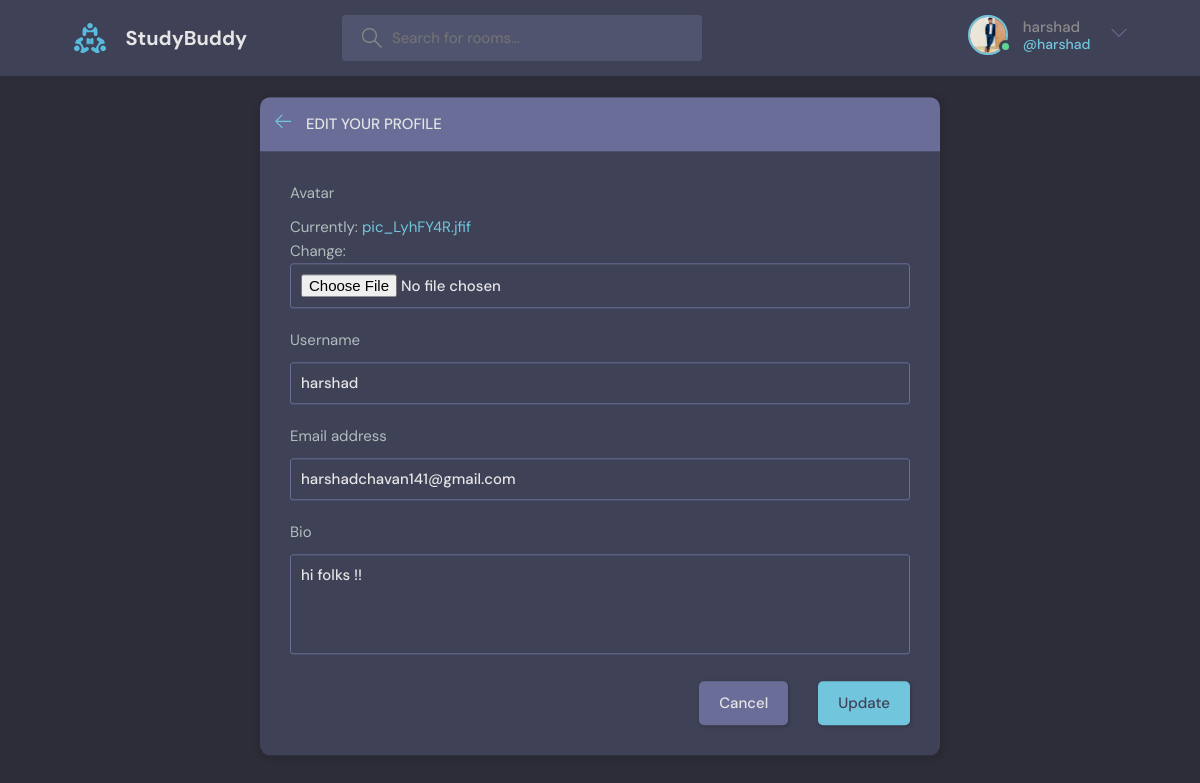
The page /update_user (signed in) on the database its author committed.
### base/models.py (models this page shows)
class User(AbstractUser):
    bio = models.TextField(null=True)
    avatar = models.ImageField(null=True,default="avatar.svg")

### base/views.py (the view)
# urls.py: path('update_user',views.updateUser,name="update_user"),
@login_required(login_url="login")
def updateUser(request):
    user = request.user
    form = UserForm(instance=user)
    if request.method == "POST":
        form = UserForm(request.POST, request.FILES, instance=user)
        form.save()
        return redirect("user_profile", pk=user.id)
    context = {"form": form}
    return render(request, "base/update_user.html", context)

### base/forms.py
class UserForm(ModelForm):
    class Meta:
        model = User
        fields = ['avatar','username','email','bio']

### base/templates/base/update_user.html (shortened to what this page needs)
{% extends 'main.html'%}
{% block content %}
    <main class="update-account layout">
        <div class="container">
            <div class="layout__box">
                <div class="layout__boxHeader">
                    <div class="layout__boxTitle">
                        <a href="{% url 'user_profile' request.user.id %}">
                            <svg version="1.1" xmlns="http://www.w3.org/2000/svg" width="32" height="32"
                                viewBox="0 0 32 32">
                                <title>arrow-left</title>
                                <path
                                    d="M13.723 2.286l-13.723 13.714 13.719 13.714 1.616-1.611-10.96-10.96h27.625v-2.286h-27.625l10.965-10.965-1.616-1.607z">
                                </path>
                            </svg>
                        </a>
                        <h3>Edit your profile</h3>
                    </div>
                </div>
                <div class="layout__body">
                    <form class="form" action="" method="POST" enctype="multipart/form-data">
                      {% for field in form %}
                        <div class="form__group">
                            <label for="profile_pic">{{ field.label }}</label>
                              {{ field }}
                        </div>
                      {% endfor %}
                        <div class="form__action">
                            <a class="btn btn--dark" href="{{request.META.HTTP_REFERER}}">Cancel</a>
                            <button class="btn btn--main" type="submit">Update</button>
                        </div>
                    </form>
                </div>
            </div>
        </div>
    </main>
{% endblock %}

### templates/navbar.html (shortened to what this page needs)
{% load static %}
<header class="header header--loggedIn">
    <div class="container">
      <a href="{% url 'home'%}" class="header__logo">
        <img src="{% static 'images/logo.svg' %}" />
        <h1>StudyBuddy</h1>
      </a>
      <form class="header__search" method="GET" action="{% url 'home'%}">
        <label>
          <input name="q" placeholder="Search for rooms..." />
        </label>
      </form>
      <nav class="header__menu">
        {% if request.user.is_authenticated %}
        <div class="header__user">
          <a href="{% url 'user_profile' request.user.id %}">
            {% with logged_in="active" %}
            <div class="avatar avatar--medium {{ logged_in }}">
            {% endwith %}
              <img src="{{ request.user.avatar.url }}" />
            </div>
            <p>{{request.user.username}}<span>@{{request.user.username}}</span></p>
          </a>
          <button class="dropdown-button">
            <svg version="1.1" xmlns="http://www.w3.org/2000/svg" width="32" height="32" viewBox="0 0 32 32">
              <title>chevron-down</title>
              <path d="M16 21l-13-13h-3l16 16 16-16h-3l-13 13z"></path>
            </svg>
          </button>
        </div>
        {% else %}
        <a href="{% url 'login' %}">
          <img src="{% static 'images/avatar.svg' %}" />
          <p>Login</p>
        </a>
        {% endif %}
      </nav>
    </div>
  </header>

### rows shown on the page
User: user.avatar (picture), user.username "harshad", form "harshad" "harshadchavan141@gmail.com" "hi folks !!"

### other values the page prints
{{ field.label }} "Avatar" "Username" "Email address" "Bio"
